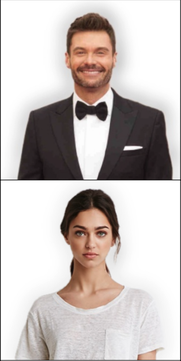
#> input picture Reverse_find_folder/44.png, 181 x 361 px, shrunk from 414 x 824 before the run
$ python crop_images.py
#> lines starting #> are read from the running program, lines starting #| are printed output that depends on the picture
from PIL import Image

# Load the image
img = Image.open("Reverse_find_folder/44.png")
#> img is the input picture: PIL image 181x361 RGBA; mean R, G, B, A 200.4, 192.7, 190.1, 255

# Get image dimensions
width, height = img.size
#> width = 181; height = 361


# Calculate height of each individual image
single_image_height = height // 2
#> single_image_height = 180

# Split the image into 6 parts
images = [img.crop((0, i * single_image_height, width, (i + 1) * single_image_height)) for i in range(2)]
#> images = 2 items

# Save each image separately
for i, image in enumerate(images):
    file_path = f"Reverse_find_folder/{i + 1}.png"
    image.save(file_path)
    print(f"Saved: {file_path}")
#> this loop made 2 passes
#> file_path on passes 1 to 2: 'Reverse_find_folder/1.png', 'Reverse_find_folder/2.png'
#| Saved: Reverse_find_folder/1.png
#| Saved: Reverse_find_folder/2.png
#> pass 1, `image.save(file_path)`:
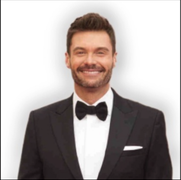
#> saved as 1.png: PIL image 181x180 RGBA; mean R, G, B, A 179.8, 172, 170, 255
#> pass 2, `image.save(file_path)`:
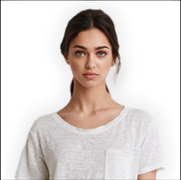
#> saved as 2.png: PIL image 181x180 RGBA; mean R, G, B, A 221.5, 213.9, 210.6, 255

$ run again, with Reverse_find_folder/1.jpg saved as Reverse_find_folder/44.png
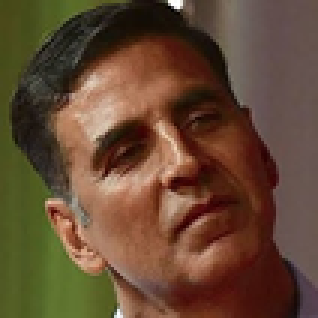
#> input picture Reverse_find_folder/1.jpg, 106 x 106 px, shrunk from 241 x 242 before the run (shown 3 times larger)
#> img is the input picture: PIL image 106x106 RGB; mean R, G, B 100.3, 73.5, 51.7
#> images = 2 items
#> the loop `for i, image in enumerate(images):` made 2 passes
#> file_path on passes 1 to 2: 'Reverse_find_folder/1.png', 'Reverse_find_folder/2.png'
#> (printed output is left out)
#> pass 1, `image.save(file_path)`:
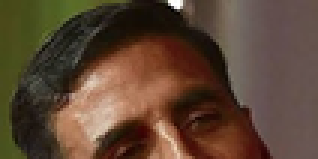
#> saved as 1.png: PIL image 106x53 RGB (shown 3 times larger); mean R, G, B 92.1, 69.4, 51.9
#> pass 2, `image.save(file_path)`:
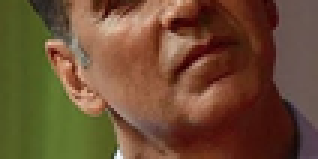
#> saved as 2.png: PIL image 106x53 RGB (shown 3 times larger); mean R, G, B 108.4, 77.6, 51.5

$ run again, with Reverse_find_folder/2.jpg saved as Reverse_find_folder/44.png
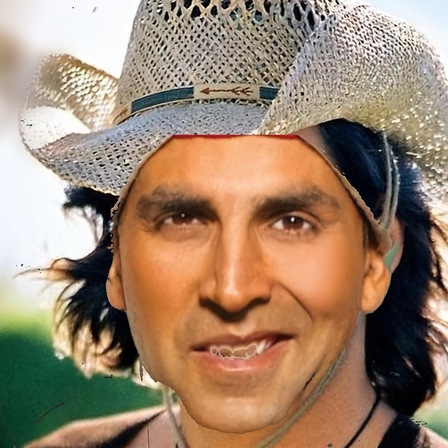
#> input picture Reverse_find_folder/2.jpg, 448 x 448 px, shrunk from 1024 x 1024 before the run
#> img is the input picture: PIL image 448x448 RGB; mean R, G, B 157.6, 133.3, 111.1
#> images = 2 items
#> the loop `for i, image in enumerate(images):` made 2 passes
#> file_path on passes 1 to 2: 'Reverse_find_folder/1.png', 'Reverse_find_folder/2.png'
#> (printed output is left out)
#> pass 1, `image.save(file_path)`:
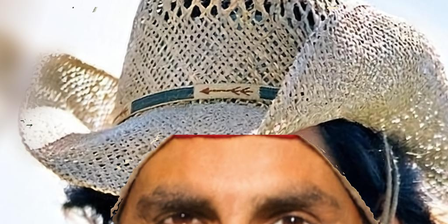
#> saved as 1.png: PIL image 448x224 RGB; mean R, G, B 169.6, 153.4, 139.7
#> pass 2, `image.save(file_path)`:
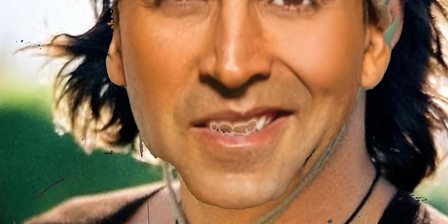
#> saved as 2.png: PIL image 448x224 RGB; mean R, G, B 145.7, 113.2, 82.5
